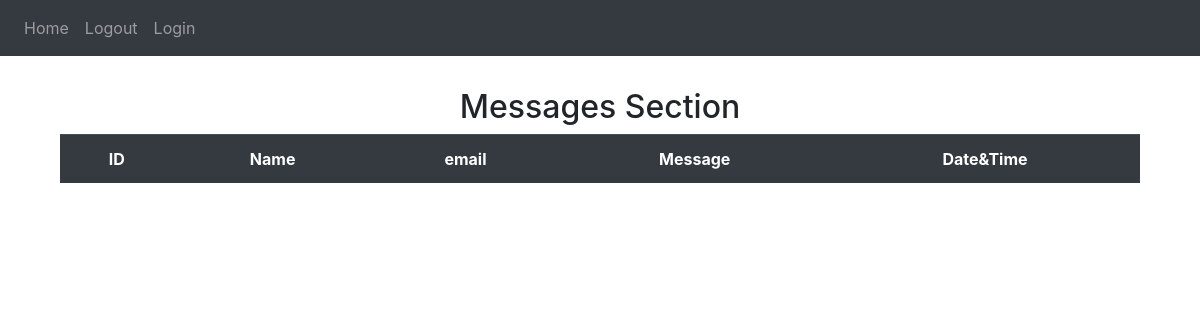
/messages (signed in), run on an earlier commit of the app's database.
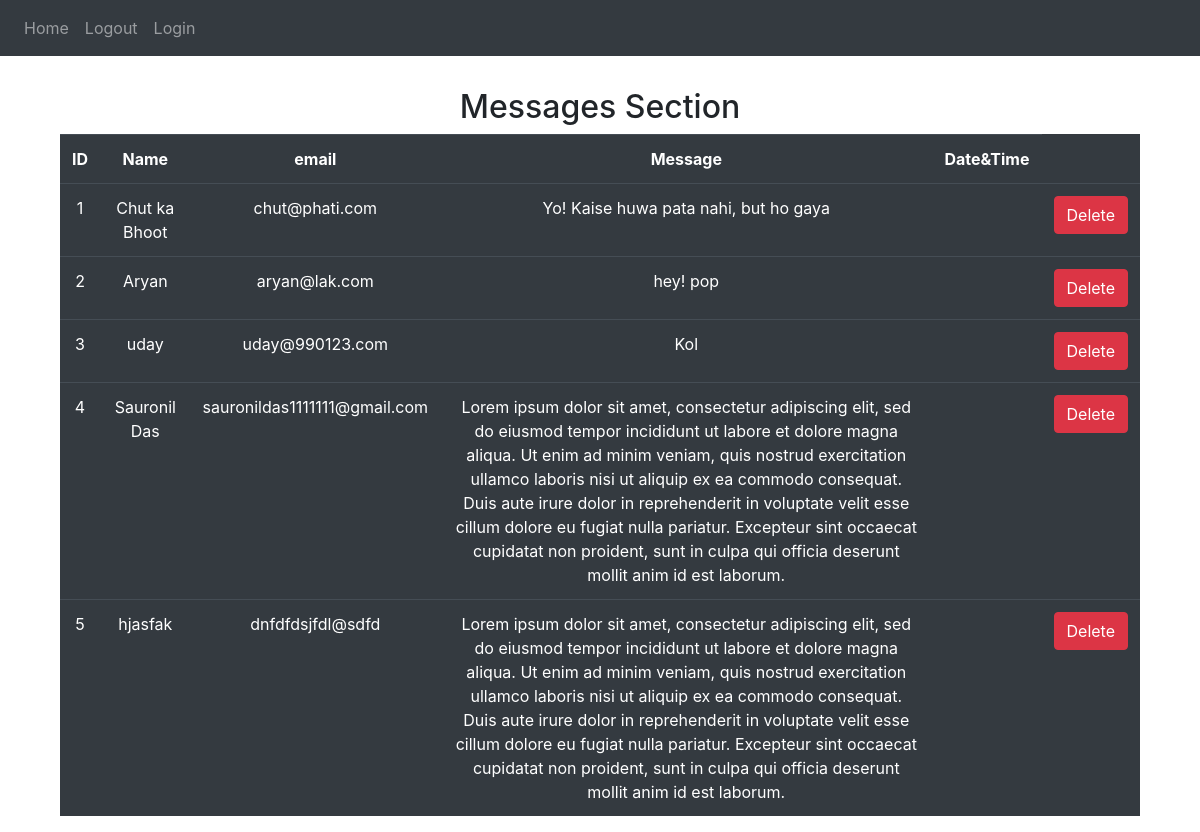
And on a later commit of the database.
### my_portfolio/models.py (models this page shows, shortened)
class Users(db.Model):
    id=db.Column(db.Integer, primary_key=True)
    name = db.Column(db.String(30), nullable=False)
    email = db.Column(db.String(120), nullable=False, unique=True)
    message =db.Column(db.String(200), nullable=False)
    date_added=db.Column(db.DateTime, default=datetime.utcnow)

### my_portfolio/__init__.py (the view)
@app.route('/messages')
@login_required
def messages():
    message_data=Users.query.all()
    print(message_data)
    return render_template('messages.html', messages=message_data)

### my_portfolio/__init__.py (called while the page is built)
@login_manager.user_loader
def load_user(user_id):
    return SuperUser.query.get(int(user_id))

### my_portfolio/templates/messages.html (shortened to what this page needs)
{% extends 'base.html' %}
{% block content %}
<div class="container">
    <div class="well text-center">
        <div class="jumbotron-fluid p-3"> </div>
        <h2> Messages Section </h2>
        <table class="table table-hover table-dark">
            <tr>
                <th>ID</th>
                <th>Name</th>
                <th>email</th>
                <th>Message</th>
                <th>Date&Time</th>
            </tr>
            {% for row in messages %}
            <tr>
                <td>{{row.id}}</td>
                <td>{{row.name}}</td>
                <td>{{row.email}}</td>
                <td>{{row.message}}</td>
                <td>{{row.date}}</td>
                <td>
                    <a href="" class="btn btn-danger btn-xs" onclick="return confirm('Do You Want to Delete?')">Delete</a>
                </td>
            </tr>
            {% endfor %}
        </table>
    </div>
</div>
{% endblock %}

### my_portfolio/templates/base.html (shortened to what this page needs)
<!DOCTYPE html>
<html>
  <head>
    <link
      rel="stylesheet"
      href="https://stackpath.bootstrapcdn.com/bootstrap/4.4.1/css/bootstrap.min.css"
    />
    <link
      rel="stylesheet"
      href="https://stackpath.bootstrapcdn.com/font-awesome/4.7.0/css/font-awesome.min.css"
    />
  </head>
  <body>
    <nav class="navbar navbar-expand-lg navbar-dark bg-dark">
      <div class="collapse navbar-collapse" id="navbar">
        <div class="navbar-nav">
          <a class="nav-item nav-link" id="home" href="/index.html">Home</a>
          <a class="nav-item nav-link" id="logout" href="/login">Logout</a>
          <a class="nav-item nav-link" id="login" href="/login">Login</a>
        </div>
      </div>
    </nav>
    <div class="container">{% block content %}{% endblock %}
  </body>
</html>

What changed in the data, as far as the page shows it:
added Users: id "1", name "Chut ka Bhoot", email "chut@phati.com", message "Yo! Kaise huwa pata nahi, but ho gaya"
added Users: id "2", name "Aryan", email "aryan@lak.com", message "hey! pop"
added Users: id "3", name "uday", email "uday@990123.com", message "Kol"
added Users: id "4", name "Sauronil Das", email "sauronildas1111111@gmail.com", message "Lorem ipsum dolor sit amet, consectetur adipiscing elit, sed do eiusmod tempor incididunt ut labore et dolore magna aliqua. Ut enim ad minim veniam, quis nostrud exercitation ullamco laboris nisi ut aliquip ex ea commodo consequat. Duis aute irure dolor in reprehenderit in voluptate velit esse cillum dolore eu fugiat nulla pariatur. Excepteur sint occaecat cupidatat non proident, sunt in culpa qui officia deserunt mollit anim id est laborum."
added Users: id "5", name "hjasfak", email "dnfdfdsjfdl@sdfd", message "Lorem ipsum dolor sit amet, consectetur adipiscing elit, sed do eiusmod tempor incididunt ut labore et dolore magna aliqua. Ut enim ad minim veniam, quis nostrud exercitation ullamco laboris nisi ut aliquip ex ea commodo consequat. Duis aute irure dolor in reprehenderit in voluptate velit esse cillum dolore eu fugiat nulla pariatur. Excepteur sint occaecat cupidatat non proident, sunt in culpa qui officia deserunt mollit anim id est laborum."
